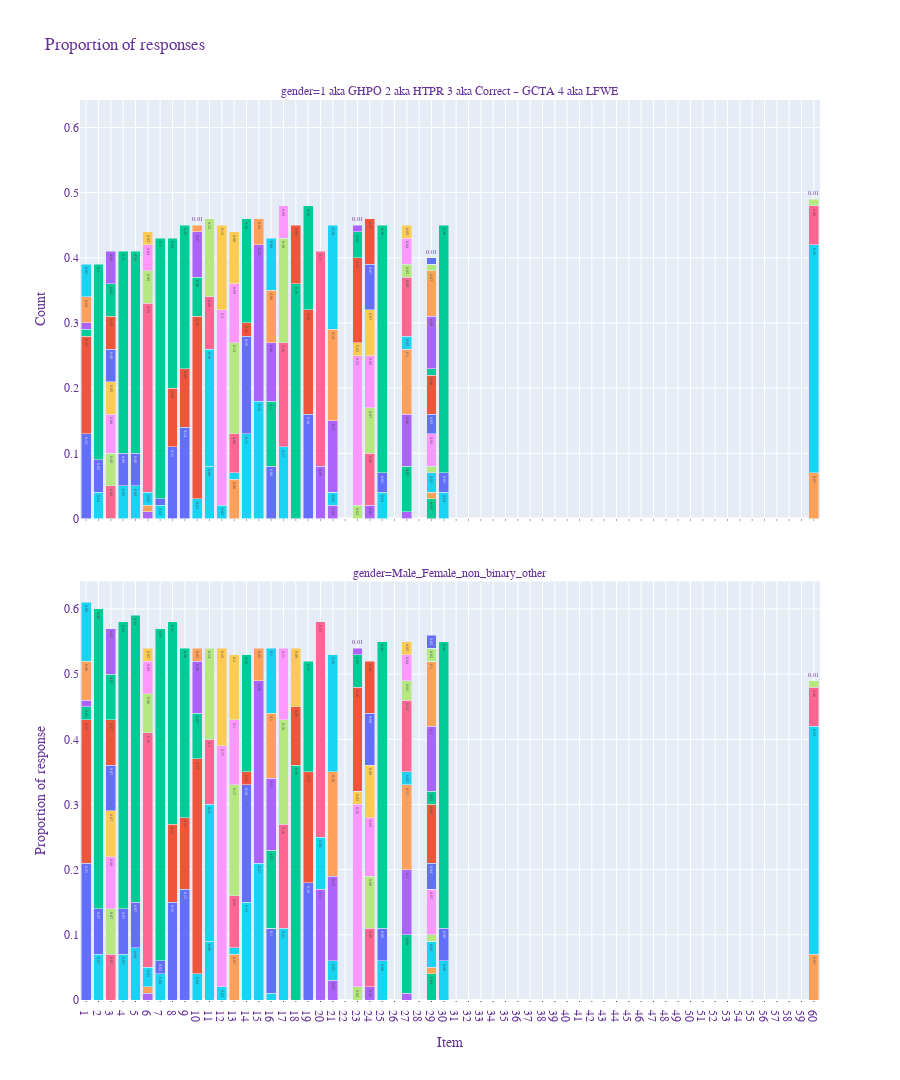

The code cell stored with this chart in its notebook:
### Code cell
cdf = gxdf.groupby(["Group", "Description", "Composite", "Tag", "Variable", "gender"])["Option"].agg(lambda x: """','""".join(x[x != ''])).reset_index()
nx = ("""'"""+cdf['Option'].astype(str)+"""'""").apply(lambda x: pd.Series(x)).stack().reset_index() # convert string to series
cdf['rating'] = nx.iloc[:,2]

wo = []
for i in range(len(cdf['rating'])) : 
    wo.append(pd.Series(cdf.iloc[i, 7]).apply(ast.literal_eval).apply(lambda x: pd.Series(x)).stack().value_counts())

    
vc = pd.DataFrame(wo)
ndfx = pd.concat([cdf, vc], axis=1)
del ndfx['Option']


hr = pd.read_csv("/home/mrinalmanu/Documents/iglas_le/metadata.csv", sep=':', low_memory=False)
del hr["Description"]
del hr["Group"]
del hr["Composite"]
del hr["Tag"]
t_hr = pd.merge(ndfx, hr, on='Variable')
del t_hr["rating"]

del t_hr["Variable"]
del t_hr["Option"]



lex = t_hr.set_index(['Group','Description', 'Composite', 'Tag', 'gender']).stack().reset_index()
# rename columns 2 and 3



lex["Option"] = lex['level_5']
lex["Count"] = lex[0]

del lex['level_5']
del lex[0]


snorlex = lex[lex['Tag'] != 'General']
xn = snorlex.groupby(['Group','Description', 'Option', 'gender'])['Count'].mean().round(2).reset_index()
x = snorlex.groupby(['Group','Description', 'Option', 'gender'])['Count'].mean().round(2)
xf = x.groupby(level=[0, 1]).apply(lambda g: g / g.sum()).round(2).reset_index()

xf['gender'] = xf['gender'].map(str)
filter = xf["gender"] != 'Prefer not to say'
xf = xf[filter]
filter = xf["gender"] != 'Gender non-binary'
xf = xf[filter]

fig = px.bar(xf, x="Group", color="Option",
             y='Count',
             title="A Grouped Bar Chart for all variables divided by gender",
             barmode='group',
             height=1080,
             text_auto=True,             
             facet_col="gender",
             facet_col_wrap=1
             
            )
fig.update_layout(
    title="Proportion of responses",
    xaxis_title="Item",
    yaxis_title="Proportion of response",
    legend_title="Options",
    font=dict(
        family="Courier New, monospace",
        size=12,
        color="RebeccaPurple"
    ),
barmode="stack",
)

fig.update_traces(showlegend=False)
fig.update_traces(marker_showscale=False)

fig.update_xaxes(
    showgrid=True,
    ticks="outside",
    tickson="boundaries",
    ticklen=1,
    tickmode='linear'
)

fig.show()
